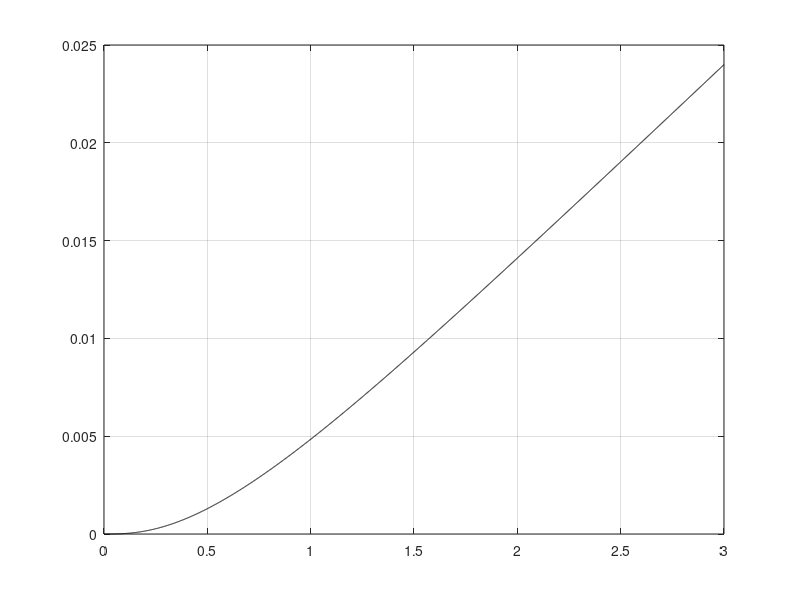
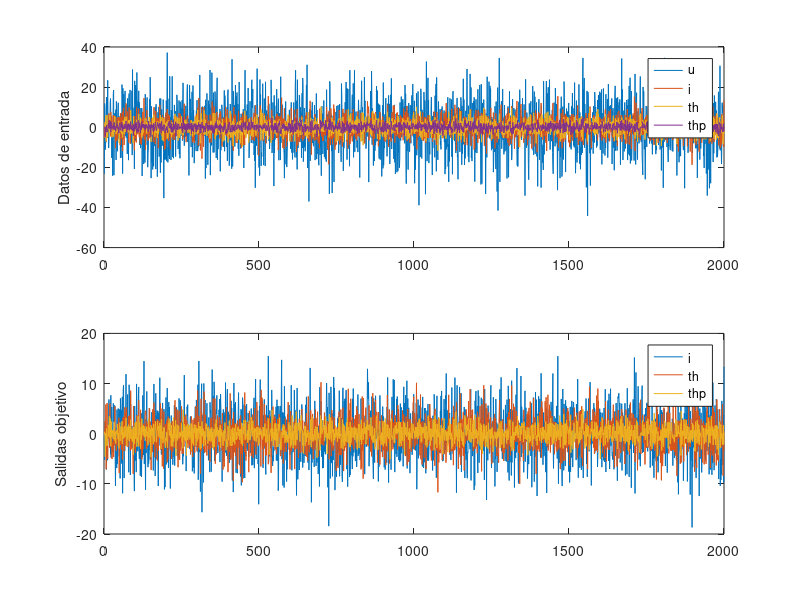

The MATLAB script that drew these images, in order:
clear all; clc; close all

% Matrices del sistema
A = [-2 0 -0.02
      0 0  1
      1 0 -10   ];
  
B = [0.2
     0
     0];
 
C = [0 1 0];

D = 0;






% Definicion de tiempos
ti = 0 ; dt = 0.001; tf =3;


% condiciones iniciales
x = [0 0 0]';
u = 1


k = 1
for t = ti:dt:tf
    TI(k,1) = t;
    X1(k,1) = x(1,1);
    X2(k,1) = x(2,1);
    X3(k,1) = x(3,1);
    
%     sistema
    xp = A*x + B*u;
    y  = C*x + D*u;
    
    Y(k,1) = y;
    
    x = x + xp*dt;
    
    k = k+1;
    
end


figure(1)
plot(TI,Y,"k")
grid on


% % % % % % % % % % % % % % % % % % % % % % % % % % % % % % % % r
% % % % % % % % % % % % % % % % % % % % % % % % % % % % % % % % 
% % % % % % % % % % % % % % % % % % % % % % % % % % % % % % % % 


% Preparando datos para el entrenamiento

u =    12*randn(1,2000);
i =    5*randn(1,2000);
th =   pi*randn(1,2000);
thp = pi/2*randn(1,2000);

xd = [i ; th ; thp];
entradas = [u ; i; th; thp];

figure(2)
subplot(211)
plot(entradas')
ylabel("Datos de entrada")
legend("u","i","th","thp")

xdp = A*xd + B*u;
xd = xd + xdp*dt;


subplot(212)
plot(xd')
ylabel("Salidas objetivo")
legend("i","th","thp")

objetivos = xd;


save DatosMotorDC entradas objetivos










